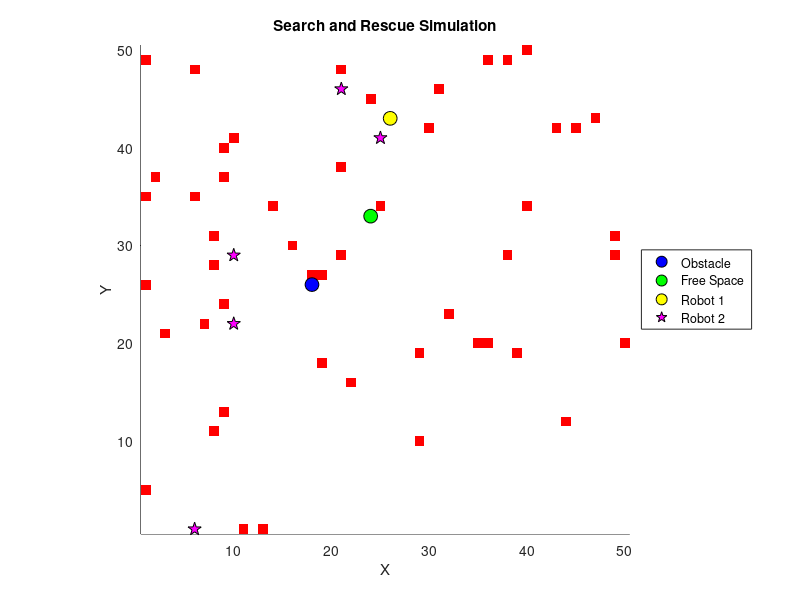

Recreate this plot in MATLAB.
% Search and Rescue Simulation - Initial Setup

% Clear workspace and command window
clear;
clc;

% Define grid size
gridSize = 50;

% Create the environment (1 = free space, 0 = obstacle)
environment = ones(gridSize);

% Add some random obstacles
numObstacles = 50;
obstacleIndices = randi([1, gridSize^2], 1, numObstacles);
environment(obstacleIndices) = 0;

% Initialize robot positions (example with 3 robots)
numRobots = 3;
robotPositions = randi([1, gridSize], numRobots, 2);

% Initialize victim positions (example with 5 victims)
numVictims = 5;
victimPositions = randi([1, gridSize], numVictims, 2);

% Visualization
figure;
hold on;

% Plot environment
imagesc(environment);
colormap([1 0 0; 1 1 1]); % Red for obstacles, white for free space

% Plot robots
robotColors = {'b', 'g', 'y'}; % Blue, green, yellow for robots
for i = 1:numRobots
    plot(robotPositions(i,2), robotPositions(i,1), 'o', 'MarkerSize', 10, 'MarkerFaceColor', robotColors{i}, 'MarkerEdgeColor', 'k');
end

% Plot victims
plot(victimPositions(:,2), victimPositions(:,1), 'p', 'MarkerSize', 10, 'MarkerFaceColor', 'm', 'MarkerEdgeColor', 'k');

% Set up the plot
axis equal;
axis([0.5 gridSize+0.5 0.5 gridSize+0.5]);
title('Search and Rescue Simulation');
xlabel('X');
ylabel('Y');

legend('Obstacle', 'Free Space', 'Robot 1', 'Robot 2', 'Robot 3', 'Victim', 'Location', 'eastoutside');

hold off;